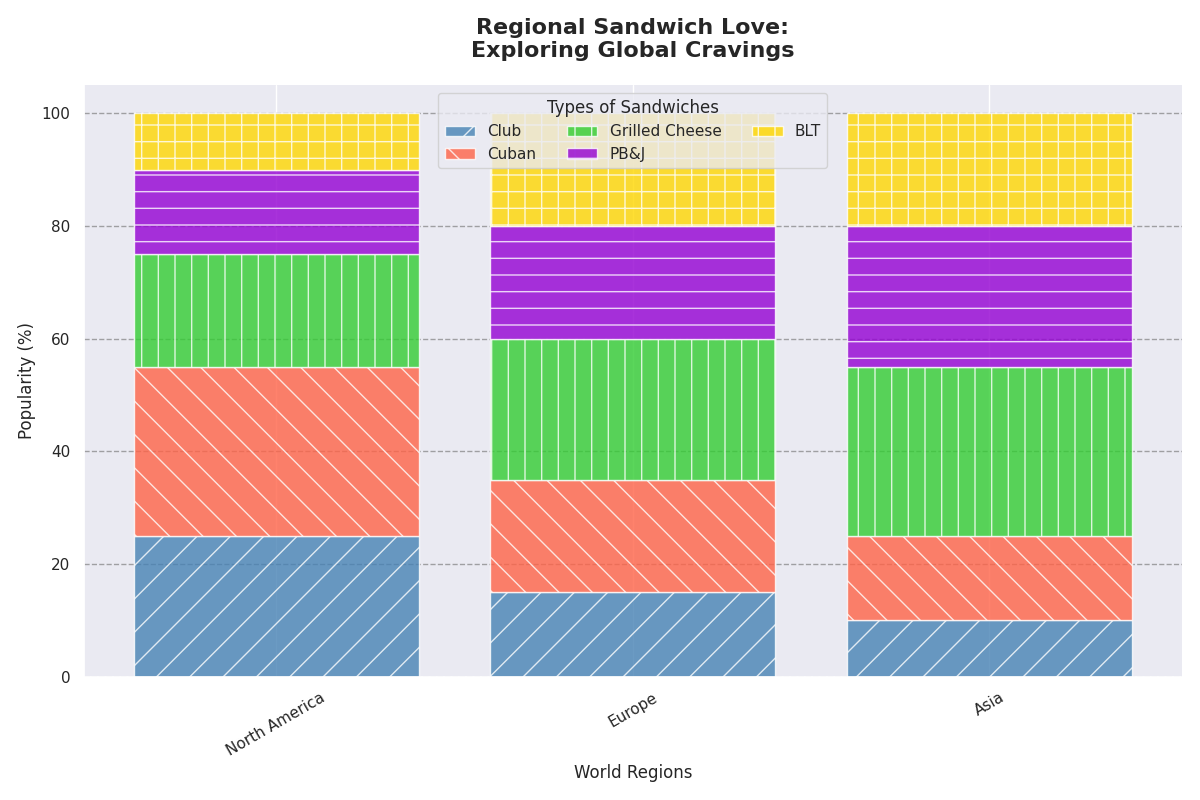

This chart was generated by the following Python code:
import matplotlib.pyplot as plt
import numpy as np

regions = ['North America', 'Europe', 'Asia']
sandwich_types = ['Club', 'Cuban', 'Grilled Cheese', 'PB&J', 'BLT']

popularity = np.array([
    [25, 30, 20, 15, 10],
    [15, 20, 25, 20, 20],
    [10, 15, 30, 25, 20]
])

# Altered colors, added hatch patterns, changed legend placement
colors = ['#4682B4', '#FF6347', '#32CD32', '#9400D3', '#FFD700']
hatches = ['/', '\\', '|', '-', '+']

fig, ax = plt.subplots(figsize=(12, 8))

bottom = np.zeros(len(regions))

for idx, (sandwich, color, hatch) in enumerate(zip(sandwich_types, colors, hatches)):
    ax.bar(regions, popularity[:, idx], bottom=bottom, color=color, label=sandwich, alpha=0.8, hatch=hatch)
    bottom += popularity[:, idx]

ax.set_title("Regional Sandwich Love:\nExploring Global Cravings", fontsize=16, weight='bold', pad=20)
ax.set_ylabel("Popularity (%)", fontsize=12)
ax.set_xlabel("World Regions", fontsize=12)

# Changed x-tick rotation alignment
plt.xticks(rotation=30, ha='center')

# Changed legend properties
ax.legend(title="Types of Sandwiches", loc='upper center', ncol=3)

# Added gridlines and changed border visibility
ax.yaxis.grid(True, linestyle='--', which='both', color='gray', alpha=0.7)
ax.spines['top'].set_visible(False)
ax.spines['right'].set_visible(False)

plt.tight_layout()
plt.show()
